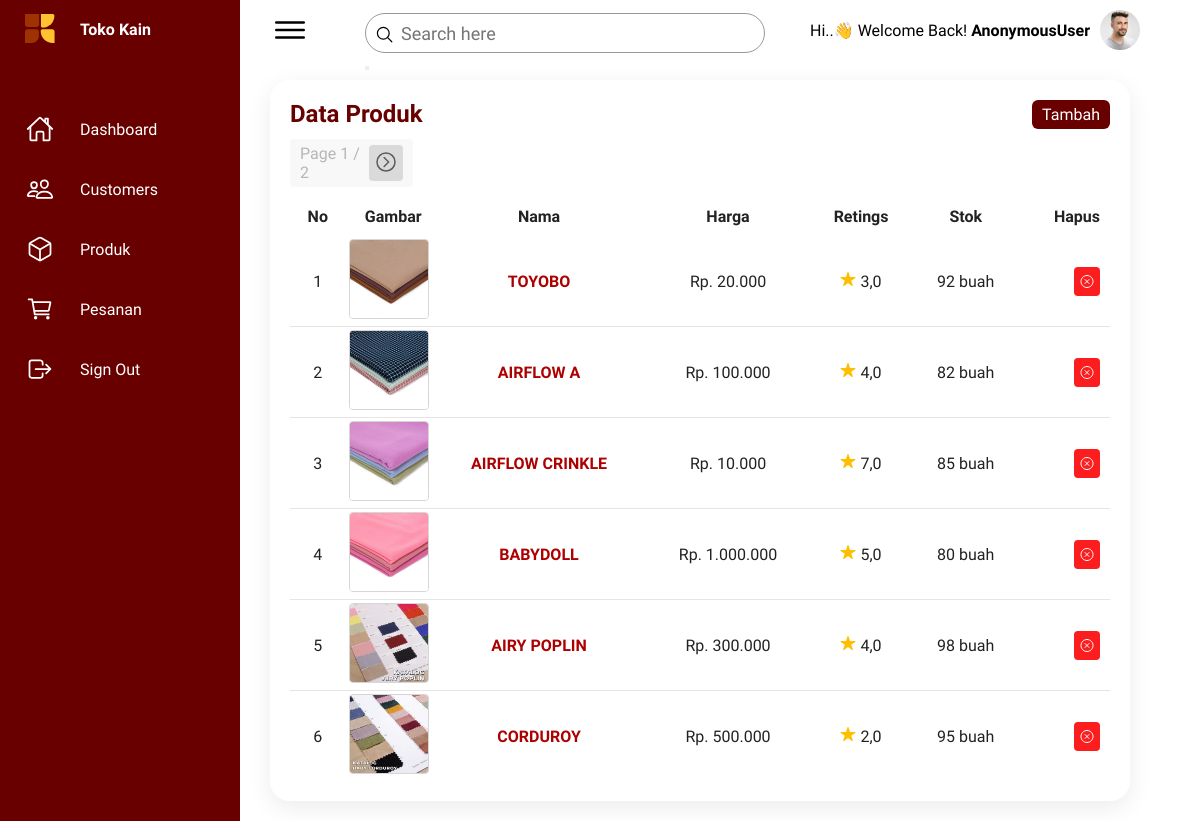
Before: /produk-list/ with the older database file.
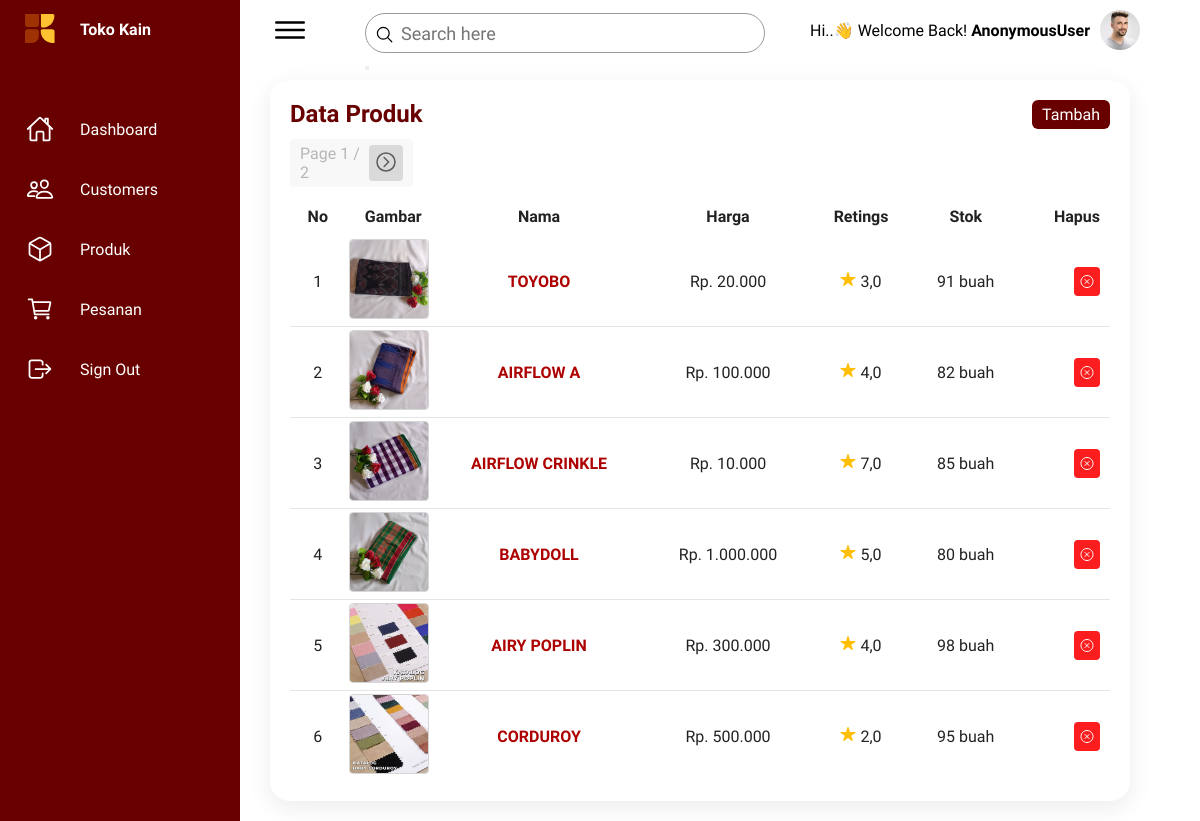
After: the same page with the newer database file.
### greenstore_app/models.py (models this page shows, shortened)
class Produk(models.Model):
    img_produk = models.ImageField(upload_to='produk')
    nama_produk = models.CharField(max_length=100)
    rettings = models.FloatField()
    harga = models.IntegerField()
    stok = models.IntegerField(default=0)

### greenstore_app/views.py (the view)
# urls.py: path('produk-list/', BarangListView.as_view(), name='barang'),
class BarangListView(ListView):
    model = Produk
    template_name = 'dsh_barang.html'
    context_object_name = 'produk_list'
    ordering = ['-id']
    paginate_by = 6
    def get_queryset(self):
        query = self.request.GET.get('q')
        if query:
            return Produk.objects.filter(nama_produk__icontains=query).order_by('-id')
        return Produk.objects.all().order_by('-id')
    def get_context_data(self, **kwargs):
        context = super().get_context_data(**kwargs)
        context['search_query'] = self.request.GET.get('q', '')
        return context

### templates/dsh_barang.html (shortened to what this page needs)
{% load static %}
<!DOCTYPE html>
<html lang="en">
<head>
    <link rel="stylesheet" href="{% static 'css/dashboard.css' %}">
</head>
<body>
    <div class="container">
        <div class="navigation">
            <ul>
                <li>
                    <a href="">
                        <span class="icon">
                            <img src="{% static 'img/logo.svg' %}" alt="Toko Kain" style="width: 30px;">
                        </span>
                        <span class="title" style="font-weight: bold;">Toko Kain</span>
                    </a>
                </li>
                <li>
                    <a href="{% url 'dashboard' %}">
                        <span class="icon">
                            <ion-icon name="home-outline"></ion-icon>
                        </span>
                        <span class="title">Dashboard</span>
                    </a>
                </li>
                <li>
                    <a href="{% url 'customor' %}">
                        <span class="icon">
                            <ion-icon name="people-outline"></ion-icon>
                        </span>
                        <span class="title">Customers</span>
                    </a>
                </li>
                <li>
                    <a href="{% url 'barang' %}">
                        <span class="icon">
                            <ion-icon name="cube-outline"></ion-icon>
                        </span>
                        <span class="title">Produk</span>
                    </a>
                </li>
                <li>
                    <a href="{% url 'pesanan' %}">
                        <span class="icon">
                            <ion-icon name="cart-outline"></ion-icon>
                        </span>
                        <span class="title">Pesanan</span>
                    </a>
                </li>
                <li>
                     <a href="#" id="signoutlink">
                        <span class="icon">
                            <ion-icon name="log-out-outline"></ion-icon>
                        </span>
                        <span class="title">Sign Out</span>
                    </a>
                </li>
            </ul>
        </div>
        <div class="main">
            <div class="topbar">
                <div class="toggle">
                    <ion-icon name="menu-outline"></ion-icon>
                </div>
                <div class="search">
                    <form method="GET">
                        <label>
                            <input type="text" name="q" placeholder="Search here" style="margin-top: 25px;">
                            <button type="submit"><ion-icon name="search-outline"></ion-icon></button>
                        </label>
                    </form>
                </div>
                <div class="" style="display: flex; gap: 10px; align-items: center;">
                    <h4 style="text-transform: capitalize;"> <span style="font-weight: 200;">hi..👋 welcome back! </span> {{user}}</h4>
                    <div class="user">
                        <img src="{% static 'img/customer01.jpg' %}" alt="user">
                     </div>
                </div>
            </div>
            <div class="details">
                <div class="recentOrders">
                    <div class="cardHeader">
                        <h2>Data Produk</h2>
                        <a href="#" class="btn" onclick="window.dialog.showModal();">Tambah</a>
                    </div>
                    <table>
                        <thead>
                            <tr style="text-align: center;">
                                <td>No</td>
                                <td>Gambar</td>
                                <td>Nama</td>
                                <td>Harga</td>
                                <td>Retings</td>
                                <td>Stok</td>
                                <td>Hapus</td>
                            </tr>
                        </thead>
                        <tbody>
                            {% for produk in produk_list %}
                                <tr>
                                    <td style="text-align: center;">{{ forloop.counter }}</td>
                                    <td style="width: 80px; height: 80px; padding: 3px;">
                                        <img src="{{ produk.img_produk.url }}" alt="{{ produk.nama_produk }}" style="width: 80px; height: 80px; border: 1px solid rgb(214, 214, 214); border-radius: 4px;">
                                    </td>
                                    <td >
                                        <a href="#" class="edit-produk-btn" data-produk-id="{{ produk.id }}">
                                            {{ produk.nama_produk }}
                                        </a>
                                    </td>
                                    <td style="text-align: center;" id="formatted-harga">Rp. {{ produk.harga }}</td>
                                    <td style="text-align: center;">
                                        <ion-icon name="star" style="color:rgb(255, 191, 0);"></ion-icon> {{ produk.rettings }}
                                    </td>
                                    <td style="text-align: center;">{{ produk.stok }} buah</td>
                                    <td>
                                        <a href="#" class="delete-user-btn" data-user-id="{{ produk.id }}" style="background-color: rgb(252, 30, 30); padding:5px; border-radius: 4px; color: white;">
                                            <ion-icon name="close-circle-outline" style="transform: translateY(2.5px);"></ion-icon>
                                        </a>
                                    </td>
                                </tr>
                            {% endfor %}
                        </tbody>
                        <div class="pagination" >
                            {% if is_paginated %}
                                <span class="step-links">
                                    <span class="current" style="color: #b7b6b6;">
                                        Page {{ page_obj.number }} / {{ page_obj.paginator.num_pages }}
                                    </span>
                                    {% if page_obj.has_next %}
                                        <a href="?q={{ search_query }}&page={{ page_obj.next_page_number }}">
                                            <ion-icon name="chevron-forward-circle-outline" id="pgkanan"></ion-icon>
                                        </a>
                                    {% endif %}
                                </span>
                            {% endif %}
                        </div>
                    </table>
                </div>
            </div>
        </div>
    </div>
</body>
</html>

### static/css/dashboard.css (style rules this page uses)
* { font-family: "Ubuntu", sans-serif; margin: 0; padding: 0; box-sizing: border-box; }
:root { --satu: #FFC331; --dua: #ad0000; --blue: #680000; --white: #fff; --gray: #f5f5f5; --black1: #222; --black2: #999; --vs-primary: 29 92 255; }
body { min-height: 100vh; overflow-x: hidden; }
.container { position: relative; width: 100%; }
.navigation { position: fixed; width: 240px; height: 100%; background: var(--blue); border-left: 10px solid var(--blue); transition: 0.5s; overflow: hidden; }
.navigation ul { position: absolute; top: 0; left: 0; width: 100%; }
.navigation ul li { position: relative; width: 100%; list-style: none; border-top-left-radius: 30px; border-bottom-left-radius: 30px; }
.navigation ul li:nth-child(1) { margin-bottom: 40px; pointer-events: none; }
.navigation ul li a { position: relative; display: block; width: 100%; display: flex; text-decoration: none; color: var(--white); }
.navigation ul li a .icon { position: relative; display: block; min-width: 60px; height: 60px; line-height: 75px; text-align: center; }
.navigation ul li a .icon ion-icon { font-size: 1.75rem; }
.navigation ul li a .title { position: relative; display: block; padding: 0 10px; height: 60px; line-height: 60px; text-align: start; white-space: nowrap; }
.main { position: absolute; width: calc(100% - 300px); left: 250px; min-height: 100vh; background: var(--white); transition: 0.5s; }
.topbar { width: 100%; height: 60px; display: flex; justify-content: space-between; align-items: center; padding: 0 10px; }
.toggle { position: relative; width: 60px; height: 60px; display: flex; justify-content: center; align-items: center; font-size: 2.5rem; cursor: pointer; }
.search { position: relative; width: 400px; margin: 0 10px; }
.search label { position: relative; width: 100%; }
.search label input { width: 100%; height: 40px; border-radius: 40px; padding: 5px 20px; padding-left: 35px; font-size: 18px; outline: none; border: 1px solid var(--black2); }
.search label ion-icon { position: absolute; top: 0; left: 10px; font-size: 1.2rem; }
.user { position: relative; width: 40px; height: 40px; border-radius: 50%; overflow: hidden; cursor: pointer; }
.user img { position: absolute; top: 0; left: 0; width: 100%; height: 100%; object-fit: cover; }
.details { position: relative; width: 100%; padding: 20px; display: grid; grid-template-columns: 1fr; grid-gap: 30px; }
.details .recentOrders { position: relative; min-height: 500px; background: var(--white); padding: 20px; box-shadow: 0 7px 25px rgba(0, 0, 0, 0.08); border-radius: 20px; }
.details .cardHeader { display: flex; justify-content: space-between; align-items: flex-start; }
.cardHeader h2 { font-weight: 600; color: var(--blue); }
.cardHeader .btn { position: relative; padding: 5px 10px; background: var(--blue); text-decoration: none; color: var(--white); border-radius: 6px; }
.details table { width: 100%; border-collapse: collapse; margin-top: 10px; }
.details table thead td { font-weight: 600; }
.details .recentOrders table tr { color: var(--black1); border-bottom: 1px solid rgba(0, 0, 0, 0.1); }
.details .recentOrders table tbody tr td a { color: var(--dua); text-decoration: none; font-weight: bold; text-transform: uppercase; }
.details .recentOrders table tr:last-child { border-bottom: none; }
.details .recentOrders table tr td { padding: 10px; }
.details .recentOrders table tr td:last-child { text-align: end; }
.details .recentOrders table tr td:nth-child(2) { text-align: end; }
.details .recentOrders table tr td:nth-child(3) { text-align: center; }

### templates/dsh_barang.html (style rules this page uses)
.pagination { margin-top: 10px; }
.pagination .step-links { padding: 5px 10px; background-color: #f8f8f8; display: flex; justify-content: space-between; align-items: center; width: 15%; border-radius: 4px; }
.pagination .step-links a { padding: 5px 5px 3px 5px; border-radius: 4px; background-color: #dadada; color: rgb(91, 91, 91); }
.pagination .step-links a #pgkiri, #pgkanan { width: 24px; height: 24px; }

Changed rows visible on the page:
changed Produk "TOYOBO": img_produk: a different picture; stok "92" → "91"
changed Produk "AIRFLOW A": img_produk: a different picture
changed Produk "AIRFLOW CRINKLE": img_produk: a different picture
changed Produk "BABYDOLL": img_produk: a different picture
